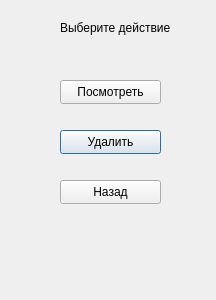
<?xml version="1.0" encoding="UTF-8"?>
<ui version="4.0">
 <class>Dialog</class>
 <widget class="QDialog" name="Dialog">
  <property name="geometry">
   <rect>
    <x>0</x>
    <y>0</y>
    <width>216</width>
    <height>300</height>
   </rect>
  </property>
  <property name="windowTitle">
   <string>Dialog</string>
  </property>
  <widget class="QLabel" name="label">
   <property name="geometry">
    <rect>
     <x>60</x>
     <y>20</y>
     <width>111</width>
     <height>16</height>
    </rect>
   </property>
   <property name="text">
    <string>Выберите действие</string>
   </property>
  </widget>
  <widget class="QPushButton" name="btn_delete">
   <property name="geometry">
    <rect>
     <x>60</x>
     <y>130</y>
     <width>101</width>
     <height>24</height>
    </rect>
   </property>
   <property name="text">
    <string>Удалить</string>
   </property>
  </widget>
  <widget class="QPushButton" name="btn_open">
   <property name="geometry">
    <rect>
     <x>60</x>
     <y>80</y>
     <width>101</width>
     <height>24</height>
    </rect>
   </property>
   <property name="text">
    <string>Посмотреть</string>
   </property>
  </widget>
  <widget class="QPushButton" name="btn_exit">
   <property name="geometry">
    <rect>
     <x>60</x>
     <y>180</y>
     <width>101</width>
     <height>24</height>
    </rect>
   </property>
   <property name="text">
    <string>Назад</string>
   </property>
  </widget>
 </widget>
 <resources/>
 <connections/>
</ui>
